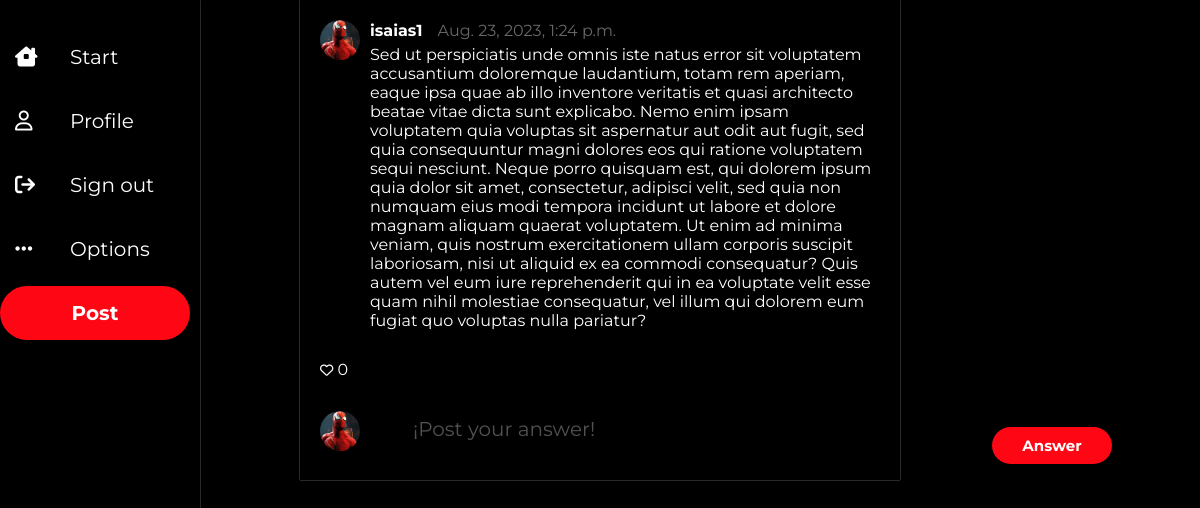
/6/ (signed in), run on an earlier commit of the app's database.
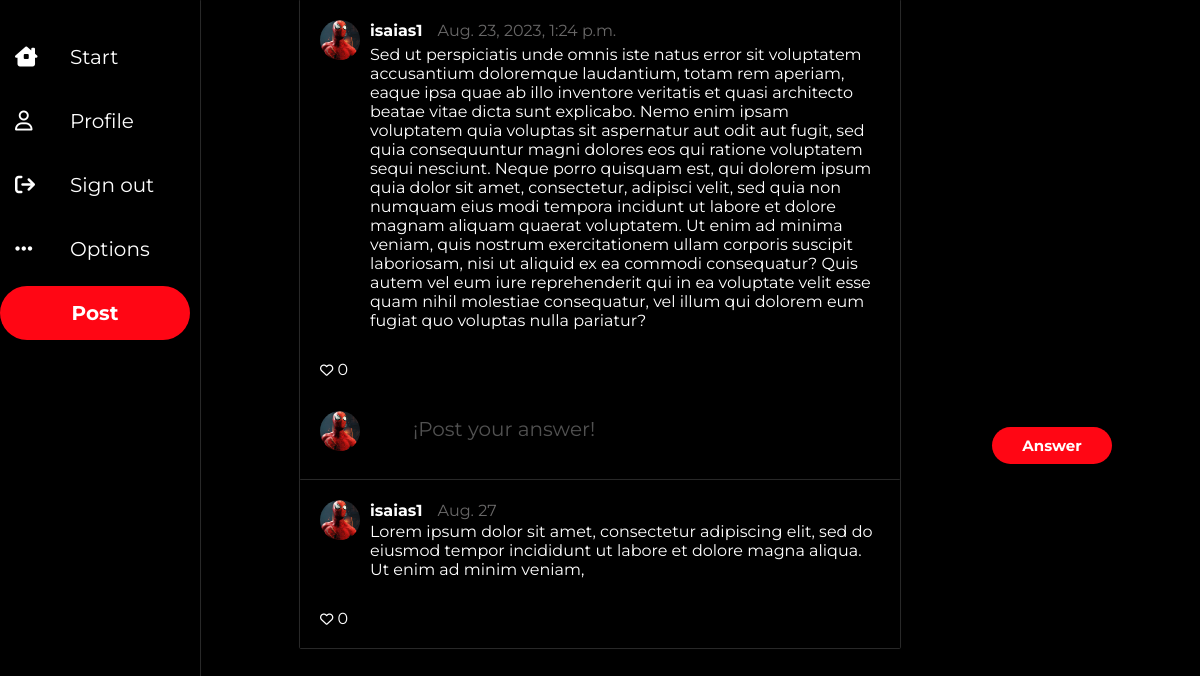
And on a later commit of the database.
### login/models.py (models this page shows, shortened)
class Comment(models.Model):
    comment = models.CharField(max_length=1000, default= None)
    comment_author = models.ForeignKey(User, on_delete= models.CASCADE, default = None)
    publication = models.ForeignKey(Publication, on_delete= models.CASCADE, related_name='comments')
    created_on = models.DateTimeField(default=datetime.now)
    active = models.BooleanField(default=True)
    likes_C = models.ManyToManyField(User, blank=True, related_name = 'likes_C')
    def formatted_created_on(self):
        return self.created_on.strftime("%b. %d")
    def __str__(self):
        return f"Publication made by {self.comment_author.username}"

class Profile_image(models.Model):
    user = models.OneToOneField(User, on_delete=models.CASCADE)
    image = models.ImageField(upload_to= 'login/media/img', blank=True, null=True)
    back_image = models.ImageField(upload_to= 'login/media/back_image', blank=True, null=True)

### login/views.py (the view, shortened to what this page needs)
# urls.py: path('<int:post_id>/', views.comments_page, name='comments'),
@login_required
def comments_page (request, post_id):
    publication = Publication.objects.get(id = post_id)
    comment = publication.comments.filter(active = True).order_by('-created_on')
    form = CommentForm()
    print(comment)
    form = CommentForm()
    comment_url = (reverse('comments', args=[post_id]))
    return render (request, 'comments.html', {
        'publication': publication,
        'comments': comment,
        'form': form,
        'comment_url': comment_url,
        })

### login/forms.py
class CommentForm(forms.ModelForm): # Create a new CLASS that inherits from django.forms.ModelForm
     class Meta:
          model = Comment
          fields = ['comment', 'active']
     def __init__(self, *args, **kwargs):
        super().__init__(*args, **kwargs)
        self.fields['comment'].widget.attrs.update({'autocomplete': 'off'})

### login/templates/comments.html (shortened to what the changed rows need)
{% extends 'nav.html' %}
{% load static %}
{% block content %}
<!DOCTYPE html>
<html lang="es">
<head>
    <link rel="stylesheet" href="{% static 'styles/comments_detail.css' %}">
</head>
<body>
    <section class = 'main'>
        <div class='full-boxer'>
            {% for i in comments  %}
            <div class='comment-box'>
                <div class='box-top'>
                    <div class='profile'>
                        <div class='profile-image'>
                            {% if i.comment_author.profile_image.image %}
                            <img src="{{i.comment_author.profile_image.image.url}}">
                            {% else %}
                            <img src="{% static 'usuario.png' %}">
                            {% endif %}
                        </div>
                        <div class='name'>
                        <strong>{{i.comment_author}}</strong>
                        <p class = 'date_1'>{{i.formatted_created_on}}</p>
                        </div>
                    </div>
                <div class = 'comment_'>
                    <p>{{i.comment}}</p>
                </div>
                <div class = 'like'>
                    <form action = "{% url 'comments_likes' i.id %}" method = "POST" class = "like-form2">
                            {% if is_like %}
                            <input type="hidden" name="next" value="{{ comment_url }}">
                            <button class = 'like-button-liked' type='submit'>
                                <i class="fa-solid fa-heart" title = "Like"></i>
                            </button>
                            {{i.likes_C.all|length}}
                        {% else %}
                            <button class = 'like-button' type='submit'>
                                <i class="fa-regular fa-heart" title = "Like"></i>
                            </button>
                            {{i.likes_C.all|length}}
                        {% endif %}
                    </form>
                </div>
            </div>
        </div>
            {% endfor %}
    </div>
    </section>
</body>
</html>
{% endblock  %}

What changed in the data, as far as the page shows it:
added Comment: comment_author.profile_image.image (picture), comment_author "isaias1", formatted_created_on "Aug. 27", comment "Lorem ipsum dolor sit amet, consectetur adipiscing elit, sed do eiusmod tempor incididunt ut labore et dolore magna aliqua. Ut enim ad minim veniam,", likes_C.all|length "0"
